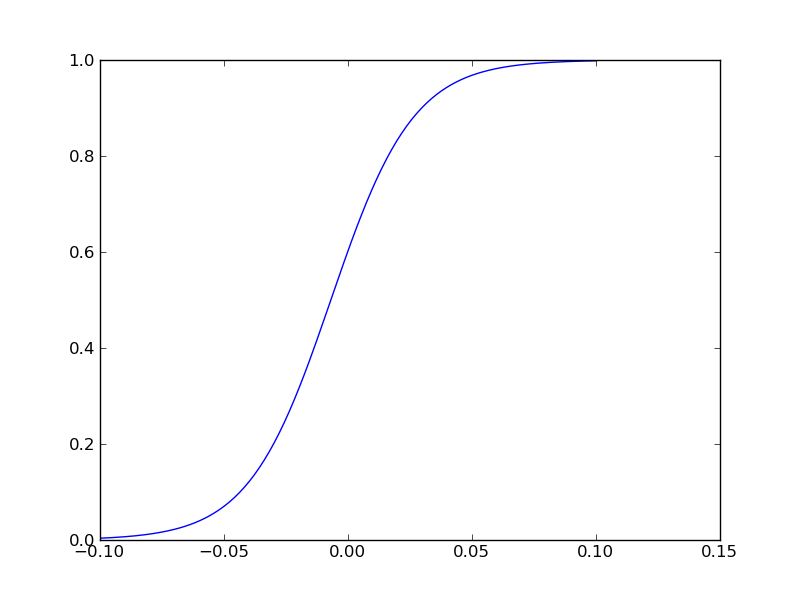

Source code (Python):
from matplotlib import pyplot as plt
import numpy

CMg = 2.0                     # [Mg] in mM
eta = 0.33                    # per mM
gamma = 60                    # per Volt

A = 1.0 / eta
B = 1.0 / gamma

v_min = -100e-3
v_max = 100e-3
v_n = 200

def fraction( v ):
	return ( A / ( A + CMg * numpy.exp( -v / B ) ) )

v = numpy.linspace( v_min, v_max, v_n )
f = fraction( v )

plt.plot( v, f )
plt.savefig( 'blocked_fraction.png' )
